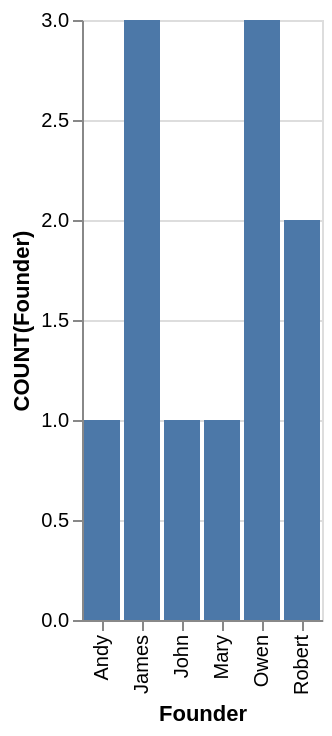

Express this chart as Vega-Lite.
### Vega-Lite specification from a JSON file in a GitHub repository (floating-point values rounded to 4 significant figures)
{"data": {"values": [{"x_data": "Andy", "y_data": 1}, {"x_data": "James", "y_data": 3}, {"x_data": "John", "y_data": 1}, {"x_data": "Mary", "y_data": 1}, {"x_data": "Owen", "y_data": 3}, {"x_data": "Robert", "y_data": 2}]}, "mark": "bar", "encoding": {"x": {"field": "x_data", "type": "nominal", "title": "Founder", "sort": "ascending"}, "y": {"field": "y_data", "type": "quantitative", "title": "COUNT(Founder)"}}}
